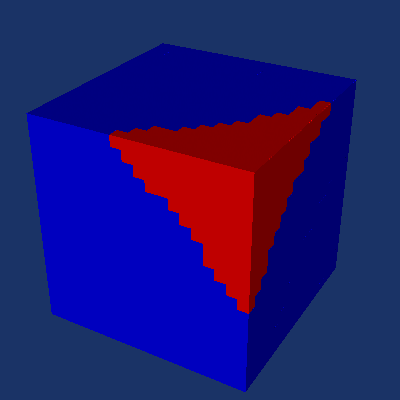

Python code for this plot:
#!/usr/bin/env python

# Demonstrate vtkSplitByCellScalarFilter by reading an image dataset with
# material labels, splitting it into blocks by cell scalar, and rendering
# the multi-block output with composite mapper.

import os

# Factory overrides
import vtkmodules.vtkInteractionStyle  # noqa: F401
import vtkmodules.vtkRenderingOpenGL2  # noqa: F401

from vtkmodules.vtkCommonDataModel import vtkDataObject
from vtkmodules.vtkCommonDataModel import vtkDataSetAttributes
from vtkmodules.vtkFiltersGeneral import vtkSplitByCellScalarFilter
from vtkmodules.vtkFiltersGeometry import vtkCompositeDataGeometryFilter
from vtkmodules.vtkIOXML import vtkXMLImageDataReader
from vtkmodules.vtkRenderingCore import (
    vtkActor,
    vtkCompositePolyDataMapper,
    vtkRenderWindow,
    vtkRenderWindowInteractor,
    vtkRenderer,
)

# Data directory
data_dir = os.environ.get("VPE_DATA_DIR", os.path.dirname(os.path.abspath(__file__)))

# Read image data with material labels
reader = vtkXMLImageDataReader()
reader.SetFileName(os.path.join(data_dir, "waveletMaterial.vti"))
reader.Update()

# Split by cell scalar
split = vtkSplitByCellScalarFilter()
split.SetInputData(reader.GetOutput())
split.SetInputArrayToProcess(
    0, 0, 0, vtkDataObject.FIELD_ASSOCIATION_CELLS, vtkDataSetAttributes.SCALARS
)
split.Update()

# Extract geometry for rendering
geometry = vtkCompositeDataGeometryFilter()
geometry.SetInputConnection(split.GetOutputPort())

# Render with composite mapper
mapper = vtkCompositePolyDataMapper()
mapper.SetInputConnection(geometry.GetOutputPort())

actor = vtkActor()
actor.SetMapper(mapper)

# Renderer
renderer = vtkRenderer()
renderer.AddActor(actor)
renderer.SetBackground(0.1, 0.2, 0.4)

# Window
render_window = vtkRenderWindow()
render_window.AddRenderer(renderer)
render_window.SetSize(400, 400)
render_window.SetWindowName("split by cell scalar")

# Interactor
interactor = vtkRenderWindowInteractor()
interactor.SetRenderWindow(render_window)

# Scene
renderer.ResetCamera()
renderer.GetActiveCamera().Elevation(30)
renderer.GetActiveCamera().Azimuth(30)
renderer.ResetCameraClippingRange()

interactor.Initialize()
interactor.Start()
